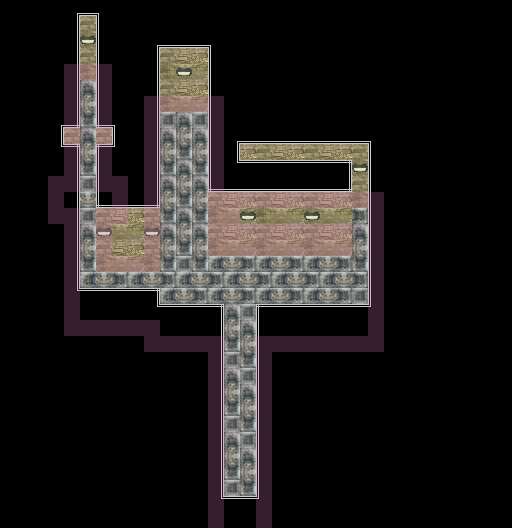

A 2D game scene composited from a Tiled map and its tileset images. What follows is a short description and the map's XML, with each tile layer's data collapsed to a summary:
An orthogonal 32x33 tile map with 16x16 px tiles, 5 tile layers (floor, above, props, framing, ...), 2 tilesets and 2 objects.

<map version="1.10" tiledversion="1.11.0" orientation="orthogonal" renderorder="right-down" width="32" height="33" tilewidth="16" tileheight="16" infinite="0" nextlayerid="7" nextobjectid="4">
 <properties>
  <property name="music" value="res/audio/music/tsa.ogg" />
  <property name="music_speed" type="float" value="0.75" />
  <property name="music_volume" type="float" value="0.5" />
  <property name="tint" value="0,0,0,70" />
 </properties>
 <tileset firstgid="1" source="../tilesets/lodge.tsx" />
 <tileset firstgid="65" source="../entity/misc_entities_1x2.tsx" />
 <layer id="1" name="floor" width="32" height="33">
  <data>[1056 cells, 183 non-empty, 13 distinct tile ids]</data>
 </layer>
 <layer id="3" name="above" width="32" height="33">
  <properties>
   <property name="height" type="int" value="1" />
  </properties>
  <data>[1056 cells, 266 non-empty, 7 distinct tile ids]</data>
 </layer>
 <layer id="5" name="props" width="32" height="33">
  <properties>
   <property name="height" type="int" value="1" />
  </properties>
  <data>[1056 cells, 7 non-empty, 1 distinct tile ids]</data>
 </layer>
 <objectgroup id="6" name="entities">
  <object id="1" gid="85" x="176" y="112" width="16" height="32">
   <properties>
    <property name="anim_length" type="int" value="4" />
    <property name="anim_start" type="int" value="20" />
    <property name="collider">{
	"x": 0,
	"y": 16,
	"w": 16,
	"h": 16
}</property>
    <property name="file" value="res/data/entity/entrances/door.json" />
    <property name="height" type="int" value="0" />
    <property name="solid" type="bool" value="true" />
    <property name="warp_map" value="flower_field.tmx" />
    <property name="warp_x" type="int" value="80" />
    <property name="warp_y" type="int" value="95" />
   </properties>
  </object>
  <object id="3" gid="85" x="272" y="256" width="16" height="32">
   <properties>
    <property name="anim_length" type="int" value="4" />
    <property name="anim_start" type="int" value="20" />
    <property name="collider">{
	"x": 0,
	"y": 16,
	"w": 16,
	"h": 16
}</property>
    <property name="file" value="res/data/entity/entrances/door.json" />
    <property name="height" type="int" value="0" />
    <property name="solid" type="bool" value="true" />
    <property name="warp_map" value="lodge/lodge2.tmx" />
    <property name="warp_x" type="int" value="15" />
    <property name="warp_y" type="int" value="5" />
   </properties>
  </object>
 </objectgroup>
 <layer id="2" name="framing" width="32" height="33">
  <properties>
   <property name="height" type="int" value="1" />
  </properties>
  <data>[1056 cells, 144 non-empty, 12 distinct tile ids]</data>
 </layer>
 <layer id="4" name="collision" width="32" height="33" opacity="0.25">
  <properties>
   <property name="draw" type="bool" value="false" />
  </properties>
  <data>[1056 cells, 136 non-empty, 1 distinct tile ids]</data>
 </layer>
</map>
